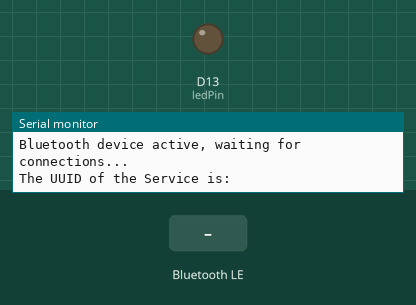
Bench run of a sketch on a simulated Arduino Nano 33 IoT. Parts: output pins drawn as LEDs (lit = HIGH), the last lines printed to the serial monitor. Dashed ring = blinking. Inputs (shaded band) come from the test bench. Nothing arrives over Bluetooth unless stated; a phone connects over Bluetooth LE 3 s after start.

Above: at 0.1 s.
At 3.8 s:
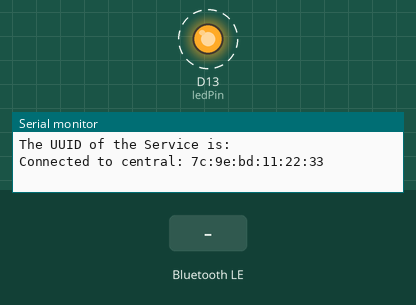
3.9 s: Bluetooth LE write "1" received
5.5 s: Bluetooth LE write "1" received
7.5 s: Bluetooth LE write "1" received
9.5 s: Bluetooth LE write "0" received
11.5 s: Bluetooth LE write "0" received
Timing chart, 0 to 14.5 s (numbered marks = the images above; inputs shaded):
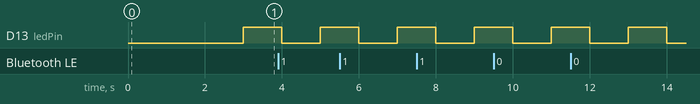

The sketch:

01_BrewManager.ino
```cpp
#include <ArduinoBLE.h>

BLEService brevilleService("19B10000-E8F2-537E-4F6C-D104768A1214"); // BLE LED Service

// Current Servo Position Characteristic - custom 128-bit UUID, read by central
BLEFloatCharacteristic currentServoPositionCharacteristic("19B10010-E8F2-537E-4F6C-D104768A1214", BLERead | BLENotify);

// Set Servo Position Characteristic - custom 128-bit UUID, writable by central
BLEFloatCharacteristic setServoPositionCharacteristic("19B10011-E8F2-537E-4F6C-D104768A1214", BLEWrite);

// Servo Resistance Characteristic - custom 128-bit UUID, read by central
BLEFloatCharacteristic servoResistanceCharacteristic("19B10012-E8F2-537E-4F6C-D104768A1214", BLERead | BLENotify);

// Power Button Characteristic - custom 128-bit UUID, writable by central
BLEBoolCharacteristic powerButtonCharacteristic("19B10013-E8F2-537E-4F6C-D104768A1214", BLEWrite);

// Brew Button Characteristic - custom 128-bit UUID, writable by central
BLEBoolCharacteristic brewButtonCharacteristic("19B10014-E8F2-537E-4F6C-D104768A1214", BLEWrite);


const int ledPin = LED_BUILTIN; // pin to use for the LED
double currentServoPosition = 0;
double setServoPosition = 0;
double servoResistance = 0;
bool powerButton = false;
bool brewButton = false;

void setup() {
  Serial.begin(9600);
  while (!Serial);

  // set LED pin to output mode
  pinMode(ledPin, OUTPUT);

  // begin initialization
  if (!BLE.begin()) {
    Serial.println("starting BLE failed!");

    while (1);
  }

  // set advertised local name and service UUID:
  String localName = "MKR WiFi 1010";
  BLE.setLocalName(localName.c_str()); //Setting a name that will appear when scanning for Bluetooth® devices
  Serial.println(localName); //Print the local name to the Serial Monitor
  BLE.setAdvertisedService(brevilleService);

  // add the characteristic to the service
  brevilleService.addCharacteristic(currentServoPositionCharacteristic);
  brevilleService.addCharacteristic(setServoPositionCharacteristic);
  brevilleService.addCharacteristic(servoResistanceCharacteristic);
  brevilleService.addCharacteristic(powerButtonCharacteristic);
  brevilleService.addCharacteristic(brewButtonCharacteristic);
  // add service
  BLE.addService(brevilleService);

  // set the initial value for the characeristic:
  //switchCharacteristic.writeValue("off");

  // start advertising
  BLE.advertise();

  Serial.println("Bluetooth device active, waiting for connections...");

  // print the UUID
  Serial.println("The UUID of the Service is: ");
  Serial.println(brevilleService.uuid());
}

unsigned long previousMillis = 0;
const long interval = 1000;
bool ledState = false;

void loop() {
  // wait for a BLE central
  BLEDevice central = BLE.central();

  // if a central is connected to peripheral:
  if (central) {
    Serial.print("Connected to central: ");
    // print the central's MAC address:
    Serial.println(central.address());

    // while the central is still connected to peripheral:
    while (central.connected()) {

      // Check if it's time to blink the LED
      unsigned long currentMillis = millis();
      if (currentMillis - previousMillis >= interval) {
        previousMillis = currentMillis;

        // if the LED is off turn it on and vice versa:
        if (ledState == false) {
          digitalWrite(ledPin, HIGH); // turn the LED on
          //switchCharacteristic.writeValue("on"); // sends the string 'on' over Bluetooth
          ledState = true;
        } else {
          digitalWrite(ledPin, LOW); // turn the LED off
          //switchCharacteristic.writeValue("off"); // sends the string 'off' over Bluetooth
          ledState = false;
        }
      }

      // if the setServoPosition characteristic has been written to by a central:
    if (setServoPositionCharacteristic.written()) {
    // get the value written by the central:
     setServoPosition = setServoPositionCharacteristic.value();
    Serial.print("Set Servo: ");
    Serial.println(setServoPosition, 1); // 1 for single decimal precision
}

      // if the powerButton characteristic has been written to by a central:
  if (powerButtonCharacteristic.written()) {
    // get the value written by the central:
     powerButton = powerButtonCharacteristic.value();
    Serial.print("Power Button: ");
    Serial.println(powerButton ? "true" : "false");
}

      // if the brewButton characteristic has been written to by a central:
      if (brewButtonCharacteristic.written()) {
    // get the value written by the central:
     brewButton = brewButtonCharacteristic.value();
    Serial.print("Brew Button: ");
    Serial.println(brewButton ? "true" : "false");
}


    }
    // when the central disconnects, print it out:
    Serial.print("Disconnected from central: ");
    Serial.println(central.address());
  }
}
```
